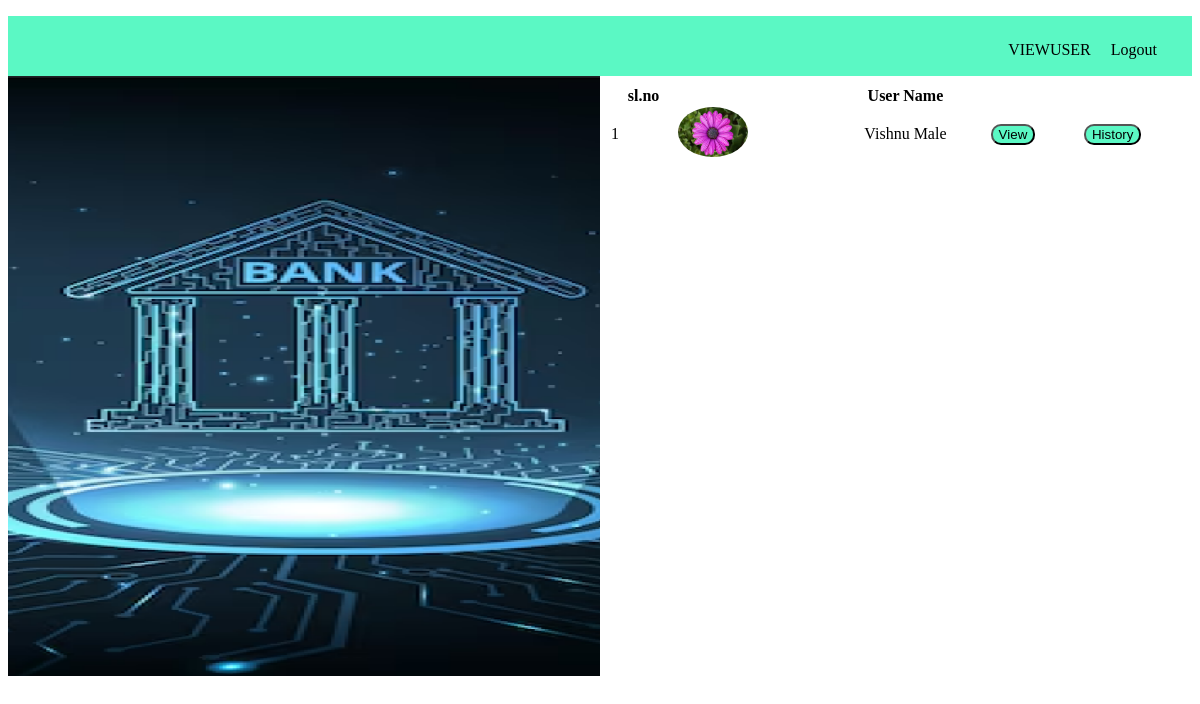
Page /viewuser on the earlier database version.
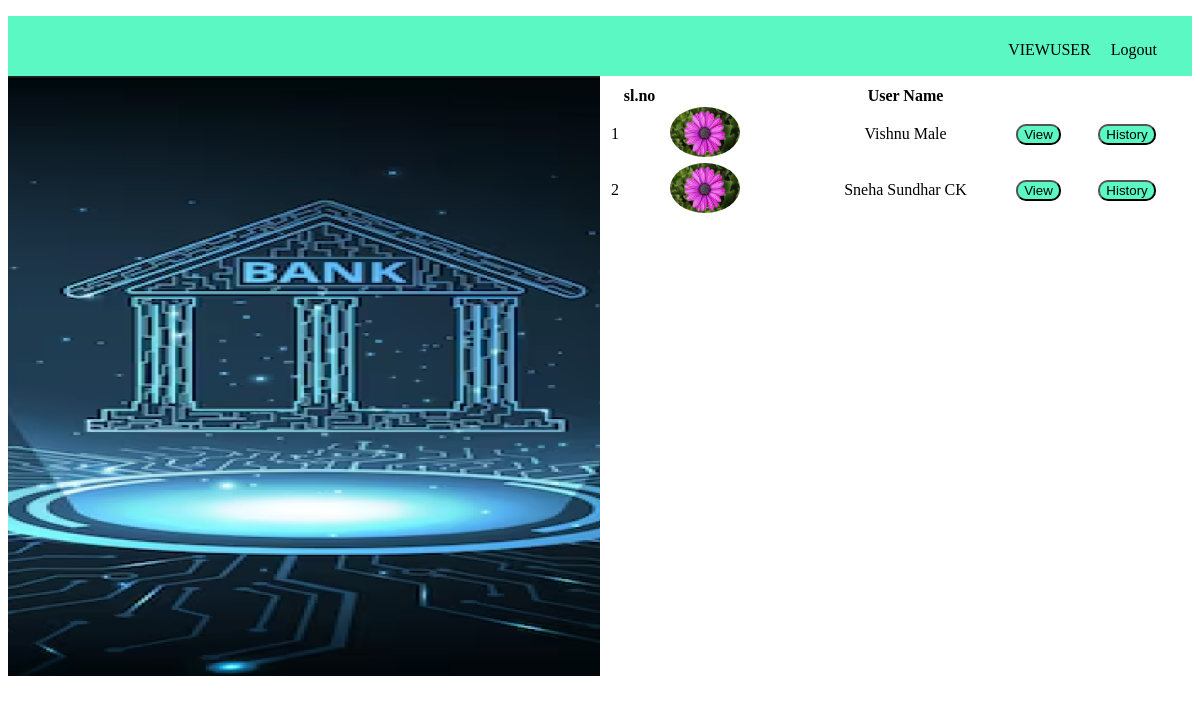
Same page on the later database version.
### app/models.py (models this page shows, shortened)
class User(models.Model):
    user_id=models.ForeignKey(CustomUser,on_delete=models.CASCADE)
    name=models.CharField(max_length=100)
    account_no=models.IntegerField()
    image=models.FileField(upload_to='media')
    address=models.CharField(max_length=100)
    email=models.CharField(max_length=100)
    age=models.IntegerField()
    phone=models.IntegerField()
    dob=models.DateField()
    adharcard=models.IntegerField()
    pancard=models.IntegerField()
    initial_amount=models.IntegerField()

### app/views.py (the view)
# urls.py: path('viewuser',views.bankviewuser,name='viewuser'),
def bankviewuser(request):
    user=User.objects.all()
    return render(request,'bankviewuser.html',{'user':user})

### templates/bankviewuser.html (shortened to what this page needs)
{% extends 'bankhome.html' %}
{% block content %}
{% load static %}
    <div style="display: flex;align-items: center;flex-wrap: wrap;">
      <div style="width: 50%;height: 600px;">
          <img src="{% static 'img/Rectangle 1.png' %}" alt=""height="600px" width="100%">
      </div>
      <div style="width: 50%;height: 600px;">
        <table style="width: 100%;margin: 10px;">
            <tr>
                <th>sl.no</th>
                <th></th>
                <th>User Name</th>
                <th></th>
                <th></th>
            </tr>
            {% for i in user %}
            <tr>
                <td>{{forloop.counter}}</td>
                <td><img style="border-radius: 50%;" src="{{i.image.url}}" alt=""height="50px" width="70px"></td>
                <td style="text-align: center;">{{i.name}}</td>
                <td><button><a href="{% url 'bankuser' id=i.id %}">View</a></button></td>
                <td><button><a href="{% url 'viewhistory' id=i.id %}">History</a></button></td>
            </tr>
            {% endfor %}
        </table>
      </div>
    </div>
    {% endblock %}

Differences in the rows shown:
added User: image (picture), name "Sneha Sundhar CK"
